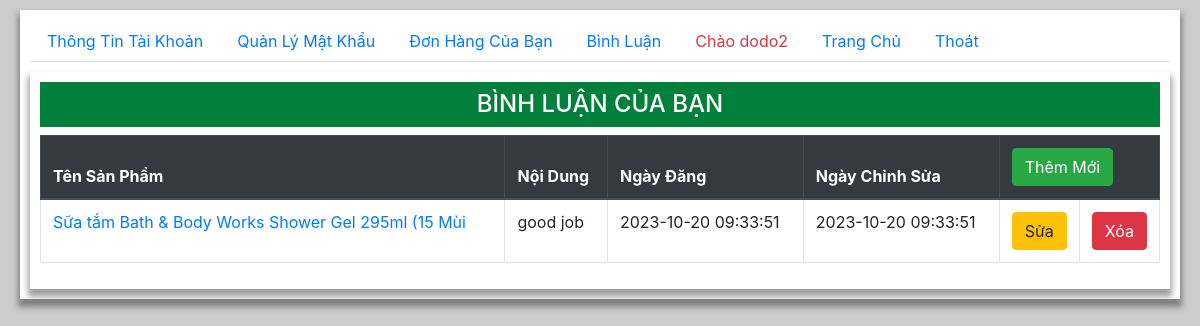
Page /user/user.php?page=comment (signed in) on the committed database.
### tables this page shows
CREATE TABLE `cmt` (
  `id` int(11) NOT NULL,
  `content` varchar(255) NOT NULL,
  `id_prod` int(11) NOT NULL,
  `id_user` varchar(20) NOT NULL,
  `create_at` varchar(20) NOT NULL,
  `update_at` varchar(20) NOT NULL
);

CREATE TABLE `product` (
  `id` int(11) NOT NULL,
  `name` varchar(255) NOT NULL,
  `price` int(11) NOT NULL,
  `discount` int(11) DEFAULT NULL,
  `img` varchar(255) NOT NULL,
  `create_at` datetime NOT NULL,
  `update_at` datetime NOT NULL,
  `description` text DEFAULT NULL,
  `view` int(11) NOT NULL,
  `id_cate` int(11) NOT NULL
);

### user/comment.php (the view, shortened to what this page needs)
<div class="container">
    <h2 class="py-2 text-center h4 ">BÌNH LUẬN CỦA BẠN</h2>
    <table class="table table-hover table-bordered">
    <thead  class="thead-dark" >
        <tr>
            <th>Tên Sản Phẩm</th>
            <th>Nội Dung</th>
            <th>Ngày Đăng </th>
            <th>Ngày Chỉnh Sửa </th>
            <th colspan="2"><a class="btn btn-success" href="./orders-add.php">Thêm Mới</a></th>
        </tr>
    </thead>
    <tbody>
    <?php
        require '../model/conn.php';
        if (isset($_COOKIE['usr'])) {
            $username = "where id_user = " ."'" .$_COOKIE['usr'] ."'" ;
        }
        $stmt = $conn ->prepare("SELECT cmt.id, content, id_prod, id_user, cmt.create_at, cmt.update_at, product.name
        FROM cmt join product on cmt.id_prod = product.id $username");
        $stmt -> execute();
        while($cmt = $stmt->fetch()){
            echo "<tr>
                <td><a href='../index.php?page=product&id_prod=$cmt[2]'>$cmt[6]</a></td>
                <td>$cmt[1]</td>
                <td>$cmt[4]</td>
                <td>$cmt[5]</td>
                <td style='width:60px'><a href='./orders-add.php?id=$cmt[0]'><button class='btn btn-warning'>Sửa</button></a></td>
                <td style='width:60px'><button class='btn btn-danger' onclick='delete_cmt($cmt[0])'>Xóa</button></td>
            </tr>";
        }
    ?>
    </tbody>
</table>
</div>

### user/main.css (style rules this page uses)
body { width: 100%; min-height:100vh; background: #ccc; padding-left: 20px; padding-right: 20px; }
.container { margin: auto; margin-top: 10px; width: 100%; padding: 10px; overflow: hidden; background: #fff; box-shadow: 0 6px 6px 2px rgba(0, 0, 0, 0.372) ; }
.container h2 { background: rgb(0, 128, 58); color: #fff; }
button { border: 1px double #333; border-radius: 3px; outline: none; }
@media (min-width: 1200px) { .container, .container-lg, .container-md, .container-sm, .container-xl { max-width: 100%; } }
@media (min-width: 992px) { .container, .container-lg, .container-md, .container-sm { max-width: 100%; } }
@media (min-width: 768px) { .container, .container-md, .container-sm { max-width: 100%; } }
@media (min-width: 576px) { .container, .container-sm { max-width: 100%; } }

### rows in the picture
cmt: id_prod.name "Sữa tắm Bath & Body Works Shower Gel 295ml (15 Mùi", content "good job", create_at "2023-10-20 09:33:51", update_at "2023-10-20 09:33:51"

### other values in the picture
$_COOKIE['usr'] "dodo2"
